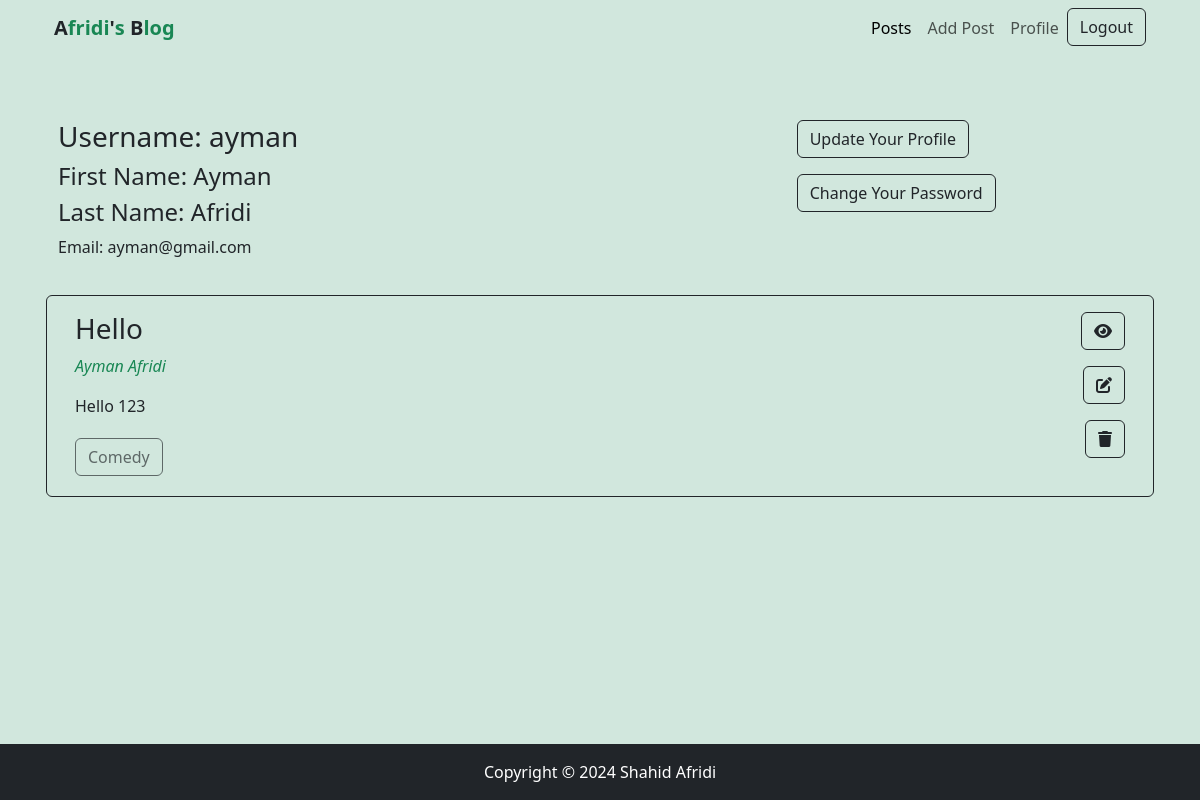
Screenshot of /authors/profile/ (signed in) with the database file from the repository.
### posts/models.py (models this page shows)
class Post(models.Model):
    title = models.CharField(max_length=255)
    content = models.TextField()
    category = models.ManyToManyField(Category)
    author = models.ForeignKey(User, on_delete=models.CASCADE)

### categories/models.py (models this page shows)
class Category(models.Model):
    name = models.CharField(max_length=100)
    slug = models.SlugField(max_length=100, unique=True, null=True, blank=True)
    def __str__(self) -> str:
        return self.name

### authors/views.py (the view)
# urls.py: path('profile/', views.userProfile, name='profile'),
@login_required(login_url='login')
def userProfile(request):
    posts = Post.objects.filter(author=request.user)
    context = {
        'posts' : posts
    }
    return render(request, 'authors/profile.html', context)

### authors/templates/authors/profile.html
{% extends "base.html" %}
{% block content %}
<div class="row mt-5 p-3">
    <div class="col-md-8">
        <h3>Username: {{request.user}}</h3>
        <h4>First Name: {{request.user.first_name}}</h4>
        <h4>Last Name: {{request.user.last_name}}</h4>
        <p>Email: {{request.user.email}}</p>
    </div>
    <div class="col-md-4">
        <p><a class="btn btn-outline-dark" href="{% url "update_profile" %}">Update Your Profile</a></p>
        <p><a class="btn btn-outline-dark" href="{% url "change_password" %}">Change Your Password</a></p>
    </div>
</div>
<div>
{% for post in posts %}
<div>
    <div class="p-3 border border-dark rounded m-1 row d-flex ">
        <div class="col-md-10">
            <h3 class="">{{post.title}}</h3>
            <p class=''><a class="text-decoration-none text-success fst-italic" href="{% url "profile" %}">{{post.author.first_name}} {{post.author.last_name}}</a></p>
            <P>{{post.content}}</P>
            <div>
                {% for c in post.category.all %}
                    <button class="btn btn-outline-dark my-1" disabled>{{c}}</button>
                {% endfor %}
            </div>
        </div>
        <div class="col-md-2 text-end">
                <p><a class="btn btn-outline-dark" href=""><i class="fa fa-eye"></i></a></p>
                <p><a class="btn btn-outline-dark" href="{% url "update_post" post.id %}"><i class="fa fa-edit"></i></a></p>
                <p><a class="btn btn-outline-dark" href="{% url "delete_post" post.id %}"><i class="fa fa-trash"></i></a></p>
        </div>
    </div>
</div>
{% endfor %}
</div>
{% endblock content %}

### templates/base.html (style rules this page uses)
html, body { height: 100%; margin: 0; }
body { display: flex; flex-direction: column; }

### rows the page displays
Post: title "Hello", author.first_name "Ayman", author.last_name "Afridi", content "Hello 123"
Category: name "Comedy"

### other values shown
{{ request.user }} "ayman"
{{ request.user.first_name }} "Ayman"
{{ request.user.last_name }} "Afridi"
{{ request.user.email }} "ayman@gmail.com"
